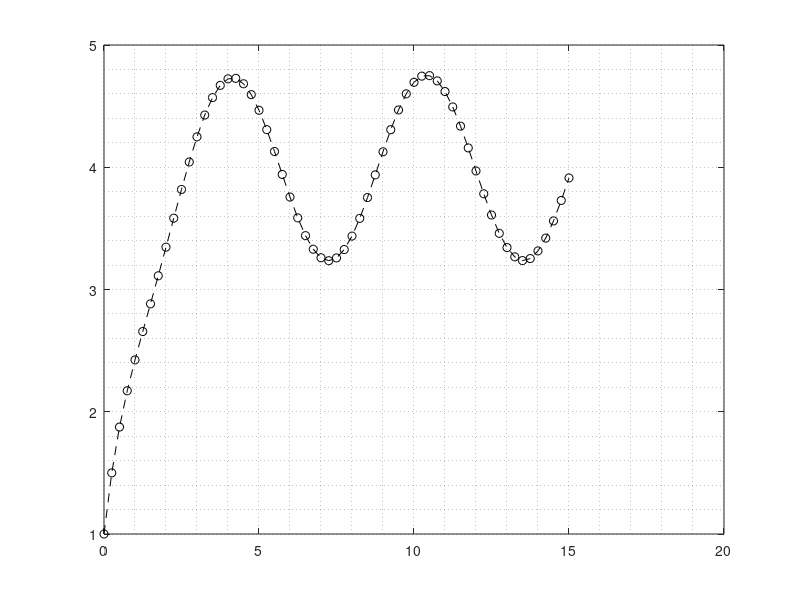

The MATLAB source for this figure: (Note: this script raises an error after producing the figure.)
% Example4_2ndODE.m
%% EXAMPLE 4. u"+u'=sin(t) with ICs: [1, 2]
% by EULER Forward Method& DSOLVE (analytical solution)
clearvars; clc; close all
u=[1, 2];              % ICs: u0 at t0
tmax=15;            % max. time limit
h=0.25;               % time step size
t=0:h:tmax;          % time space 
steps=length(t);   % # of steps
f = @(t, u)([u(2), -u(2)+sin(t)]);
for k=1:steps-1
    u(k+1,:)=u(k,:)+f(t(k), u(k,:)).*h;
end
plot(t, u(:,1),'k--o'), grid minor; hold on
% Analytical solution of the problem:
syms u(T) T
Du=diff(u, T);
D2u=diff(u, T, 2);
Equation=D2u==sin(T)-Du;
ICs = [u(0)==1, Du(0)==2];
u=dsolve(Equation, ICs);
U=double(subs(u,'T',t));
plot(t, U, 'g-', 'linewidth', 1.5)
title('\it Solutions of: $$ \frac{d^2u}{dt^2}=sin(t)-\frac{du}{dt}, u_0=1, du_0=2 $$', 'Interpreter', 'latex')
legend('EULER forward', 'DSOLVE (Analytic)', 'location', 'southeast')
xlabel '\it t', ylabel('\it Solution, u(t)')
axis tight, hold off
